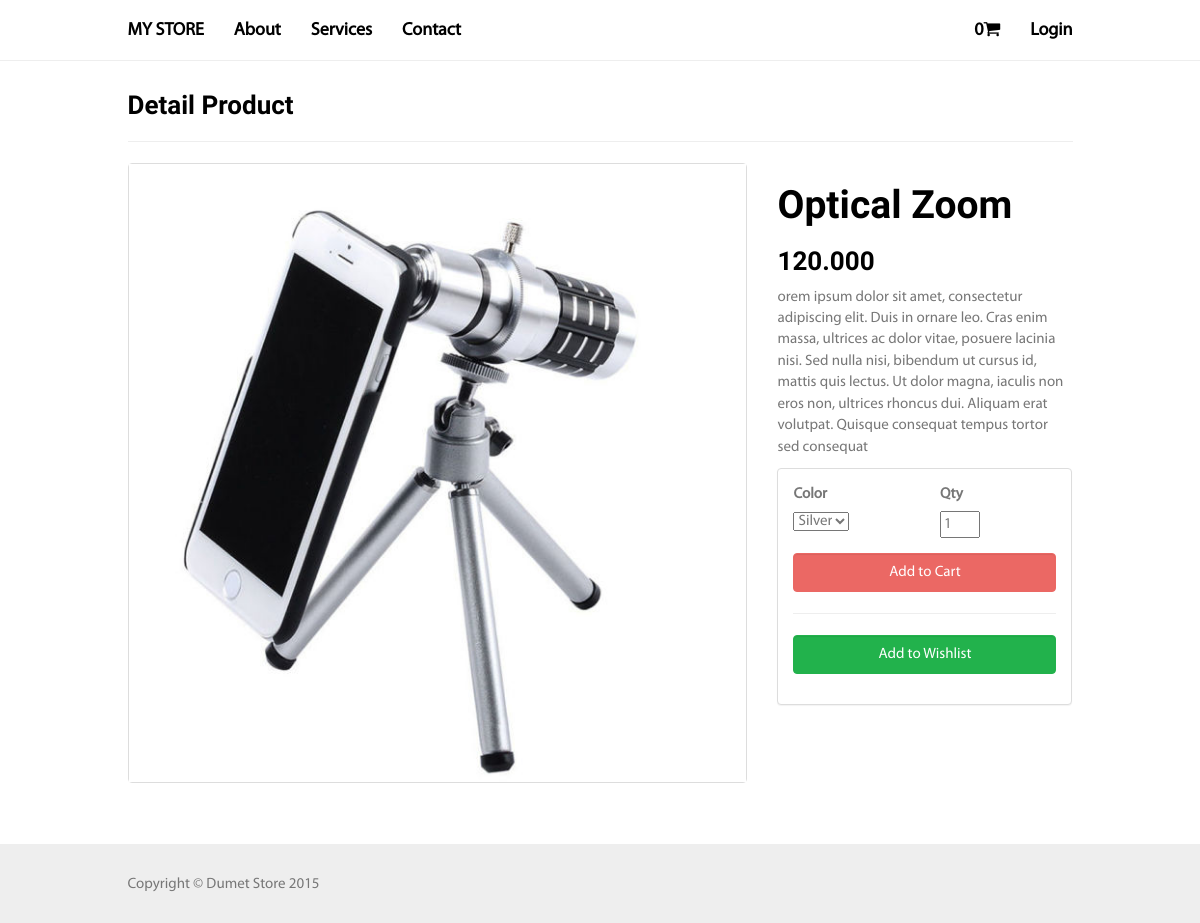
Screenshot of /product/detail/1/Optical-Zoom with the database file from the repository.
### tables this page shows
CREATE TABLE `products` (
  `id` int(11) NOT NULL,
  `name` varchar(255) NOT NULL,
  `slug` varchar(255) NOT NULL,
  `description` text NOT NULL,
  `image1` varchar(255) NOT NULL,
  `image2` varchar(255) NOT NULL,
  `price` decimal(10,0) NOT NULL,
  `color` varchar(255) NOT NULL,
  `category_id` int(11) NOT NULL,
  `published_date` datetime NOT NULL
);

### application/views/layout.php (called while the page is built, shortened)
<?php
	$this->load->view('component/header');
	$this->load->view('component/menu');
	$this->load->view($content);
?>

### application/controllers/Product.php (called while the page is built, shortened)
<?php
class Product extends MY_Controller
{
    public function detail()
    {
    	$id = $this->uri->segment(3);
    	$data['content'] = 'page/product/detail';
    	$data['product'] = $this->M_Product->get_detail($id);
    	$this->load->view('layout', $data);
    }
}
?>

### index.php (called while the page is built, shortened)
<?php
require_once BASEPATH.'core/CodeIgniter.php';

### application/models/M_Product.php (called while the page is built, shortened)
<?php
class M_Product extends CI_Model
{
    public function get_detail($id = NULL)
    {
    	$product = $this->db->get_where('products', array('id' => (int)$id))->row();
        if($product->color)
        {
            $product->color = explode(',', $product->color);
        }
        return $product;
    }
}
?>

### application/views/page/product/detail.php (the view, shortened to what this page needs)
<article class="container-fluid">
    <div class="container">
        <div class="row">
            <div class="col-md-1"></div>
            <div class="col-md-10">
                <h3>Detail Product</h3>
                <hr/>
                <div class="row">
                    <div class="col-md-8">
                        <div class="row">
                            <div class="col-xs-6 col-md-12">
                                <a href="#" class="thumbnail">
                                    <img src="<?php echo base_url() ?>images/<?php echo $product->image2 ?>"/>
                                </a>
                            </div>
                        </div>
                    </div>
                    <div class="col-md-4">
                        <h1><?php echo $product->name ?></h1>
                        <h3><?php echo  number_format($product->price, 0,',','.') ?></h3>
                        <p><?php echo $product->description ?></p>
                        <div class="panel panel-default">
                            <div class="panel-body">
                                <div class="row">
                                    <?php echo form_open('cart/add') ?>
                                    <div class="col-md-6">
                                        <label>Color</label>
                                        <?php if(count($product->color)): ?>
                                        <div class="form-group">
                                            <select name="color">
                                                <?php foreach ($product->color as $color): ?>
                                                <option value="<?php echo $color ?>"><?php echo $color ?></option>
                                                <?php endforeach; ?>
                                            </select>
                                        </div>
                                        <?php else: ?>
                                            <p>pilihan warna tidak tersedia</p>
                                        <?php endif; ?>
                                    </div>
                                    <div class="col-md-6">
                                        <label>Qty</label>
                                        <div class="form-group">
                                            <input type="number" name="qty" value="1" max="10" min="1" />
                                        </div>
                                    </div>
                                </div>
                                <div class="form-group">
                                    <button type="submit" name="add_to_cart" class="btn btn-primary form-control">Add to Cart</button>
                                </div>
                                <hr />
                                <div class="form-group">
                                    <button type="submit" class="btn btn-success form-control">Add to Wishlist</button>
                                </div>
                            </div>
                        </div>
                    </div>
                </div>
            </div>
            <div class="col-md-1"></div>
        </div>
    </div>
</article>

### css/shop-homepage.css (style rules this page uses)
body { padding-top: 70px; }
.thumbnail img { width: 100%; }
.thumbnail { padding: 0; }

### css/custom.css (style rules this page uses)
* { font-family: 'MyriadPro-Regular'; }
input[type="number"] { width: 40px; }

### rows the page displays
products: image2 (picture), name "Optical Zoom", price "120.000", description "orem ipsum dolor sit amet, consectetur adipiscing elit. Duis in ornare leo. Cras enim massa, ultrices ac dolor vitae, posuere lacinia nisi. Sed nulla nisi, bibendum ut cursus id, mattis quis lectus. Ut dolor magna, iaculis non eros non, ultrices rhoncus dui. Aliquam erat volutpat. Quisque consequat tempus tortor sed consequat"

### other values shown
count($this->cart->contents()) "0"
form field color "Silver"
